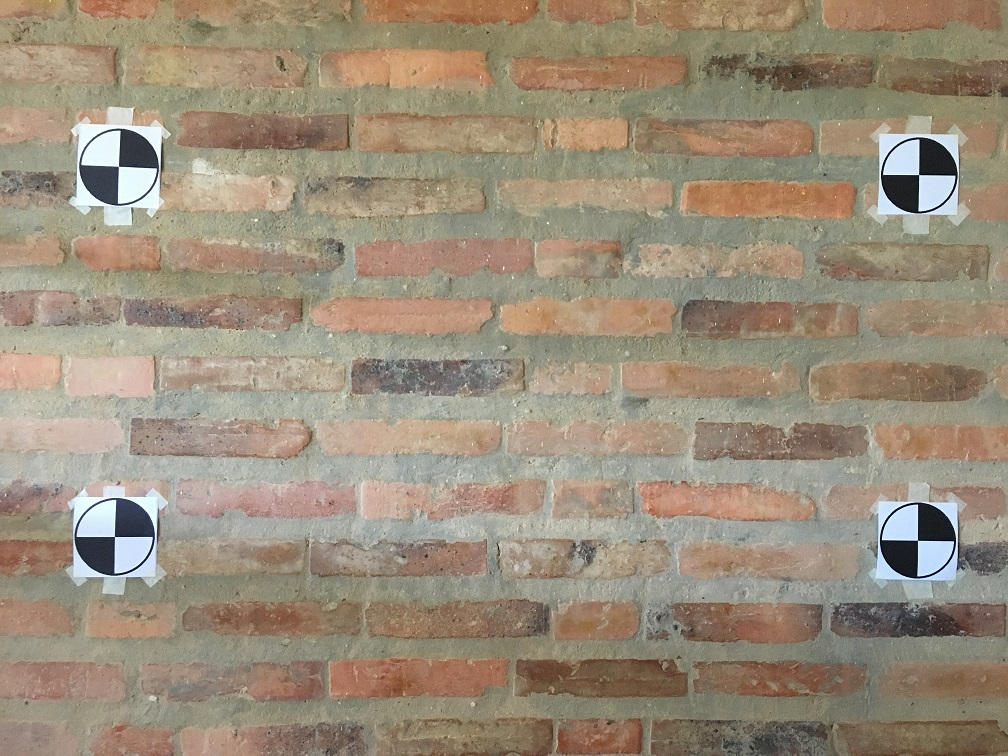
#> input picture input_images/ps3-2-a_base.jpg, 1008 x 756 px
$ python AugReality4.py
#> lines starting #> are read from the running program, lines starting #| are printed output that depends on the picture; after the words box and inside, x2 and y2 are one past the last pixel; in counts of white or black regions, pixels touching at a corner belong together
import cv2
import numpy as np
from sklearn.cluster import KMeans
import matplotlib.pyplot as plt

# image = cv2.imread('template_markers.png')
image = cv2.imread('ps3-2-a_base.jpg')
#> image is the input picture: shape (756, 1008, 3); mean B, G, R 122.5, 141.7, 154.7
# image = cv2.imread('ps3-2-d_base.jpg')
# image = cv2.imread('ps3-2-e_base.jpg')
# image = cv2.imread('ps3-3-a_base.jpg')

gray = cv2.cvtColor(image, cv2.COLOR_BGR2GRAY)
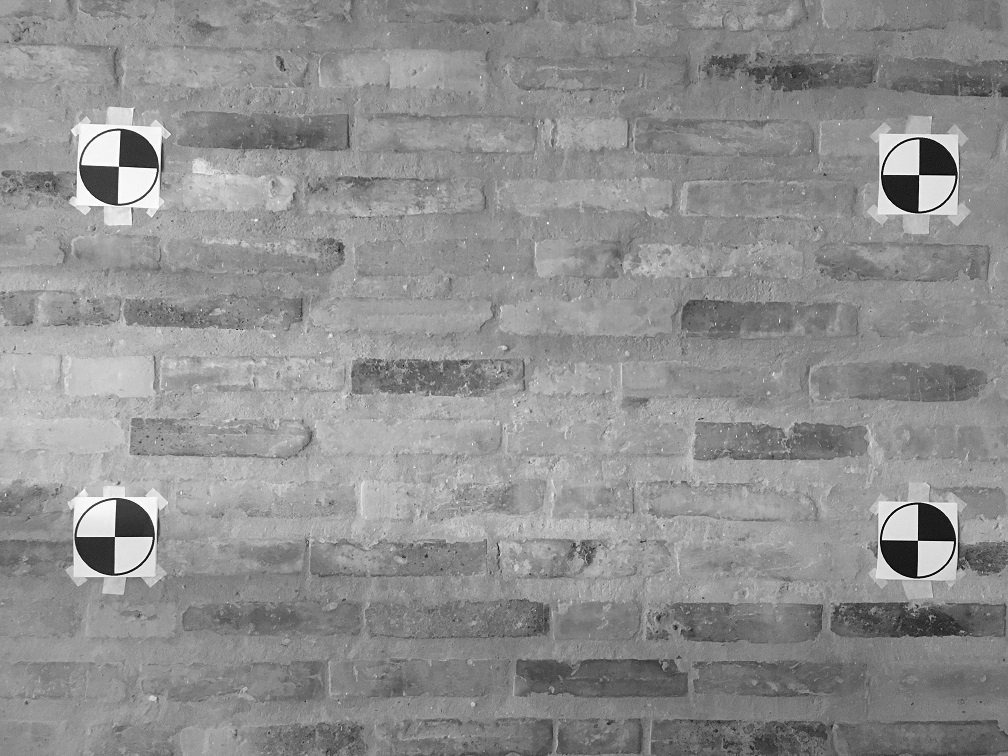
#> gray: shape (756, 1008); min 1, max 255, mean 143.4

# dst_focused = cv2.cornerHarris(gray, 2, 3, 0.04)
dst_focused = cv2.cornerHarris(gray, 9, 19, 0.07)
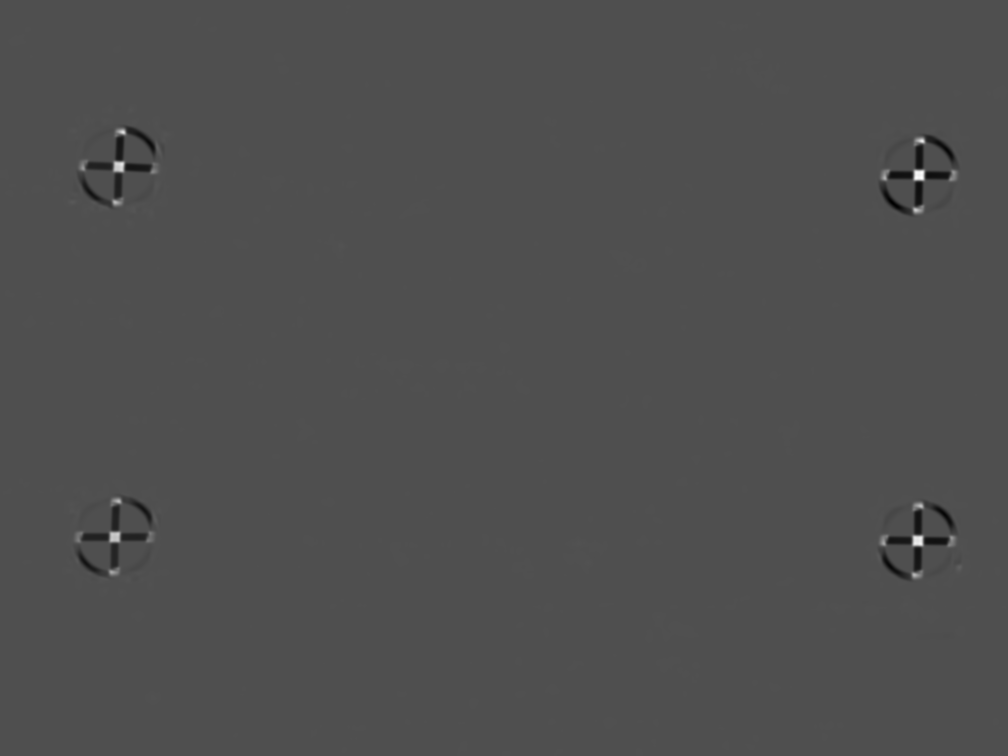
#> dst_focused: shape (756, 1008) float32; min -2.04e+15, max 4.46e+15, mean -4.98e+12; drawn with min black and max white
dst_focused_dilated = cv2.dilate(dst_focused, None)

focused_corners_threshold = dst_focused_dilated > 0.05 * dst_focused_dilated.max()
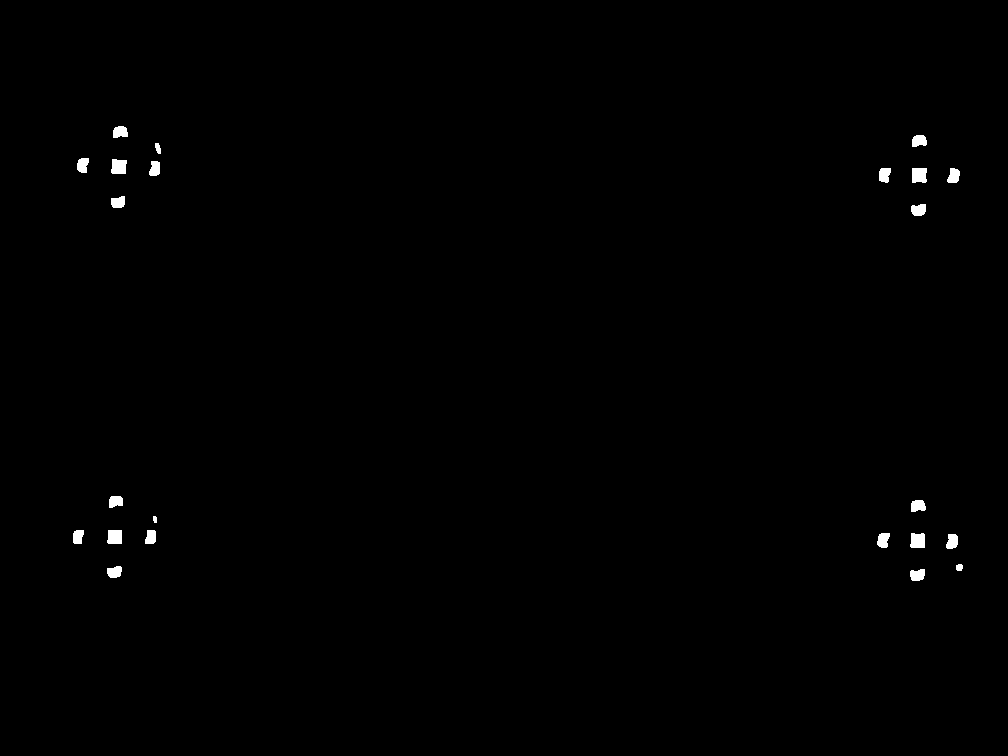
#> focused_corners_threshold: shape (756, 1008) bool; 0.43% white; 23 white regions, largest, box (x1, y1, x2, y2) and area: (912, 168, 927, 183) 212, (111, 159, 127, 174) 209, (910, 533, 925, 548) 206

y_focused, x_focused = np.nonzero(focused_corners_threshold)
#> y_focused = 3267 values from 126 to 580; x_focused = 3267 values, max 962 at index 2939, min 73 at index 2054, mean 524.9
focused_corners = np.float32(list(zip(x_focused, y_focused)))
#> focused_corners = 3267 pairs, first value 73 to 962, second value 126 to 580

kmeans_focused = KMeans(n_clusters=4, random_state=42).fit(focused_corners)
focused_cluster_centers = kmeans_focused.cluster_centers_
#> focused_cluster_centers = [[918.7, 175], [115.8, 536], [120.5, 165.1], [919.3, 541.6]]

image_with_dots = image.copy()
for centroid in focused_cluster_centers:
    cv2.circle(image_with_dots, (int(centroid[0]), int(centroid[1])), 5, (0, 0, 255), -1)
#> this loop made 4 passes
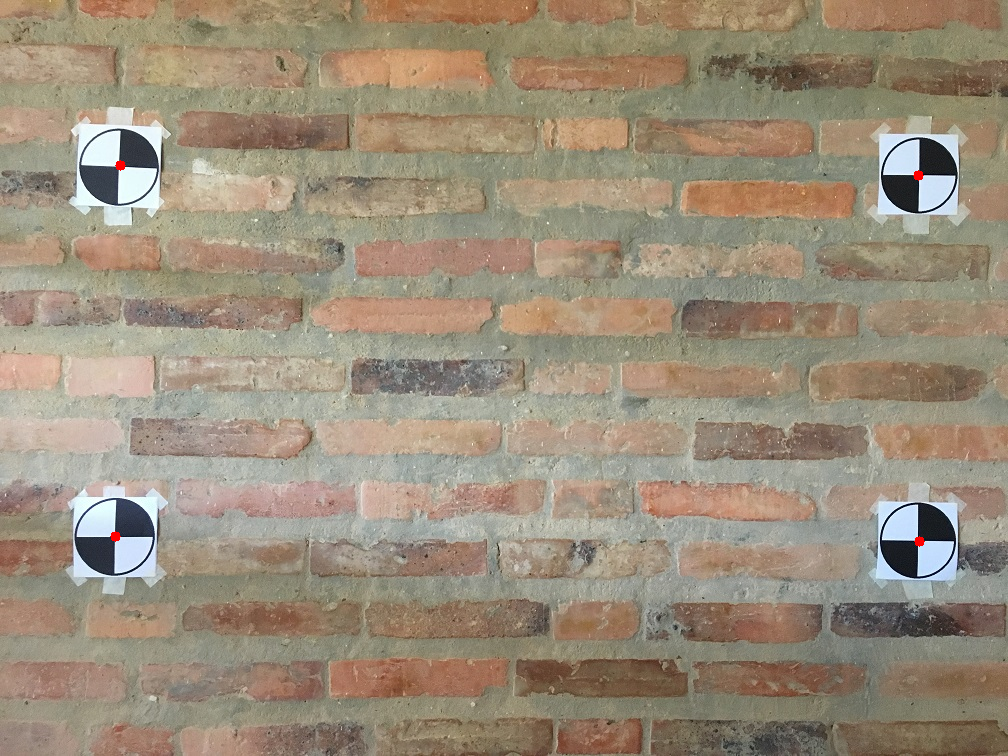
#> image_with_dots: shape (756, 1008, 3); 0.04% of pixels changed, all inside (x1, y1, x2, y2) = (110, 160, 925, 547)

plt.figure(figsize=(10, 10))
plt.imshow(cv2.cvtColor(image_with_dots, cv2.COLOR_BGR2RGB))
plt.title('Overlay of Centroids as Red Dots')
plt.axis('off')
plt.show()

$ run again, with input_images/ps3-2-d_base.jpg copied over input_images/ps3-2-a_base.jpg
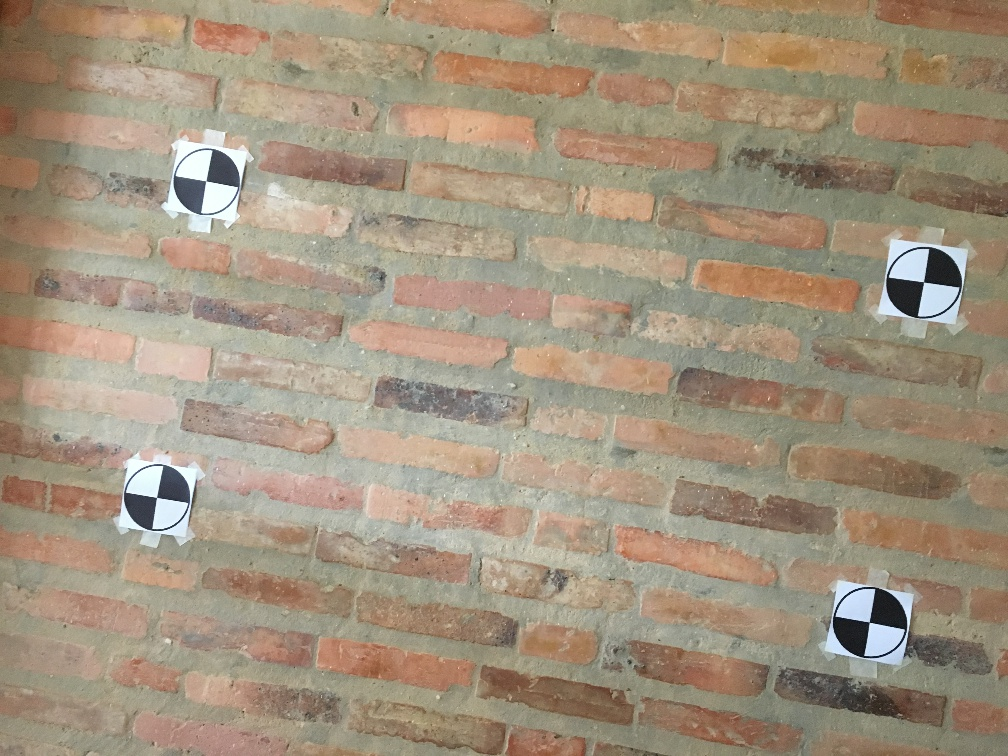
#> input picture input_images/ps3-2-d_base.jpg, 1008 x 756 px
#> image is the input picture: shape (756, 1008, 3); mean B, G, R 125.8, 146.4, 161.4
#> `focused_corners_threshold = dst_focused_dilated > 0.05 * dst_focused_d..`:
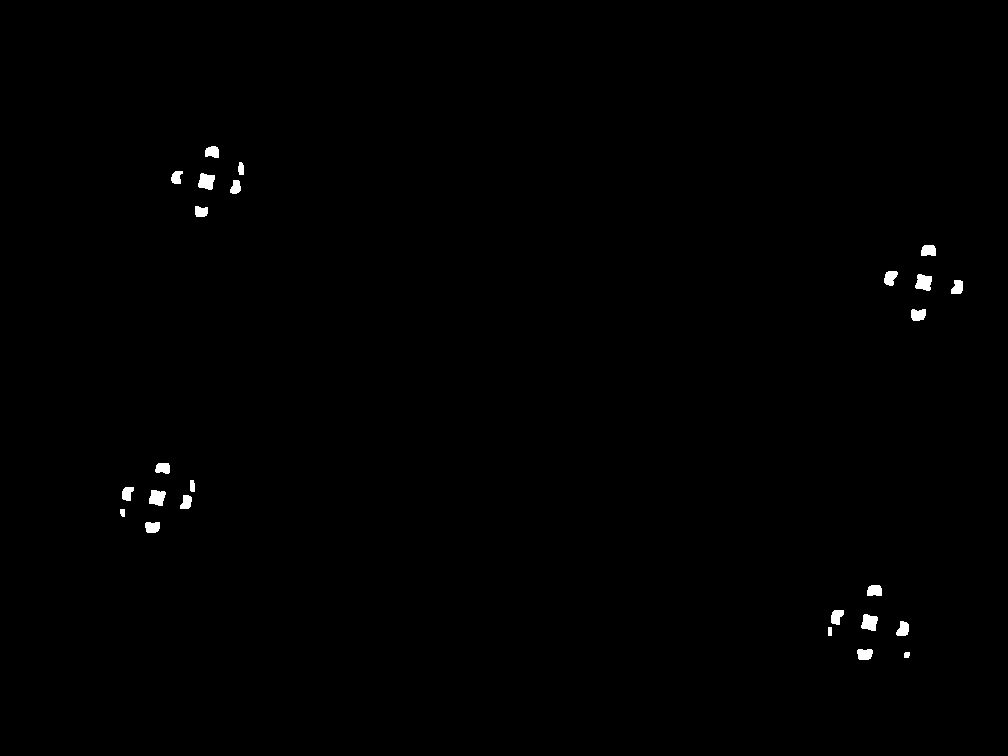
#> focused_corners_threshold: shape (756, 1008) bool; 0.43% white; 25 white regions, largest, box (x1, y1, x2, y2) and area: (915, 274, 932, 291) 218, (198, 173, 215, 190) 215, (861, 614, 878, 631) 215
#> y_focused = 3300 values from 146 to 659; x_focused = 3300 values, max 962 at index 1161, min 120 at index 2242, mean 546.1
#> focused_corners = 3300 pairs, first value 120 to 962, second value 146 to 659
#> focused_cluster_centers = [[922.6, 282.3], [157.6, 497.4], [209.2, 179.7], [869, 623.9]]
#> the loop `for centroid in focused_cluster_centers:` made 4 passes
#> after the loop `for centroid in focused_cluster_centers:`:
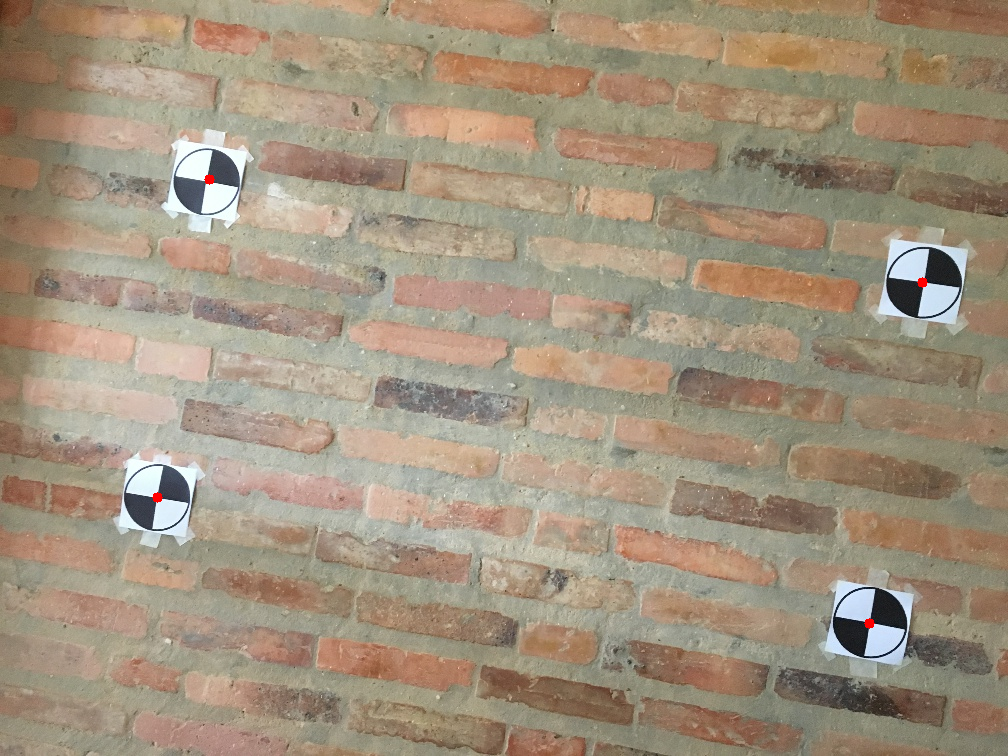
#> image_with_dots: shape (756, 1008, 3); 0.04% of pixels changed, all inside (x1, y1, x2, y2) = (152, 174, 928, 629)

$ run again, with input_images/ps3-2-e_base.jpg copied over input_images/ps3-2-a_base.jpg
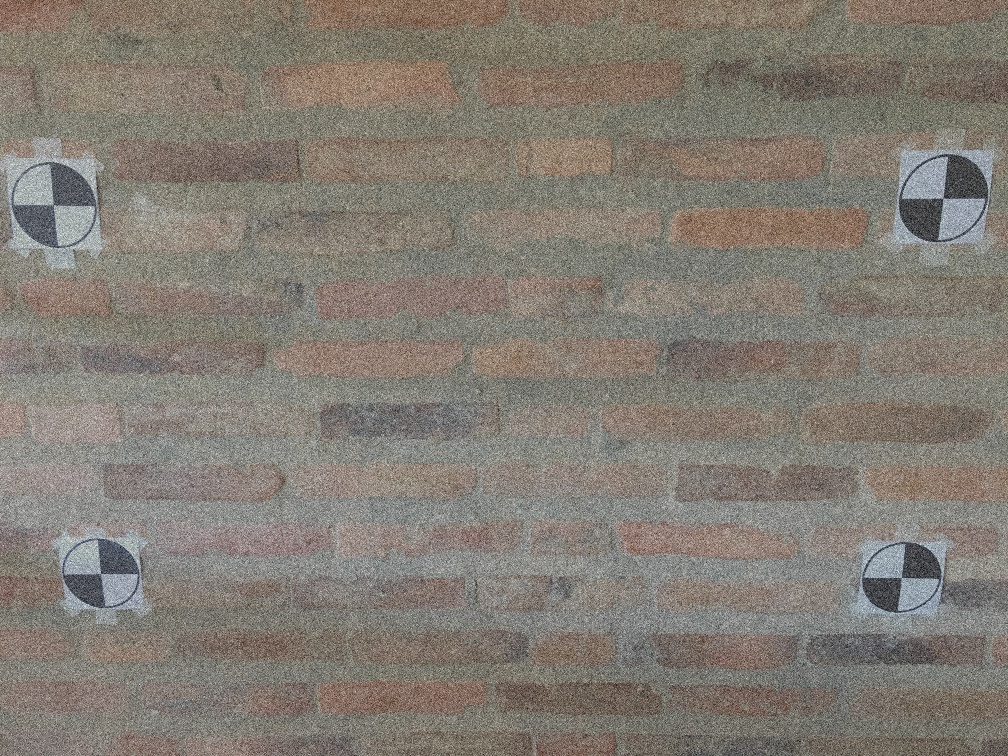
#> input picture input_images/ps3-2-e_base.jpg, 1008 x 756 px
#> image is the input picture: shape (756, 1008, 3); mean B, G, R 116.1, 124.7, 131.1
#> `focused_corners_threshold = dst_focused_dilated > 0.05 * dst_focused_d..`:
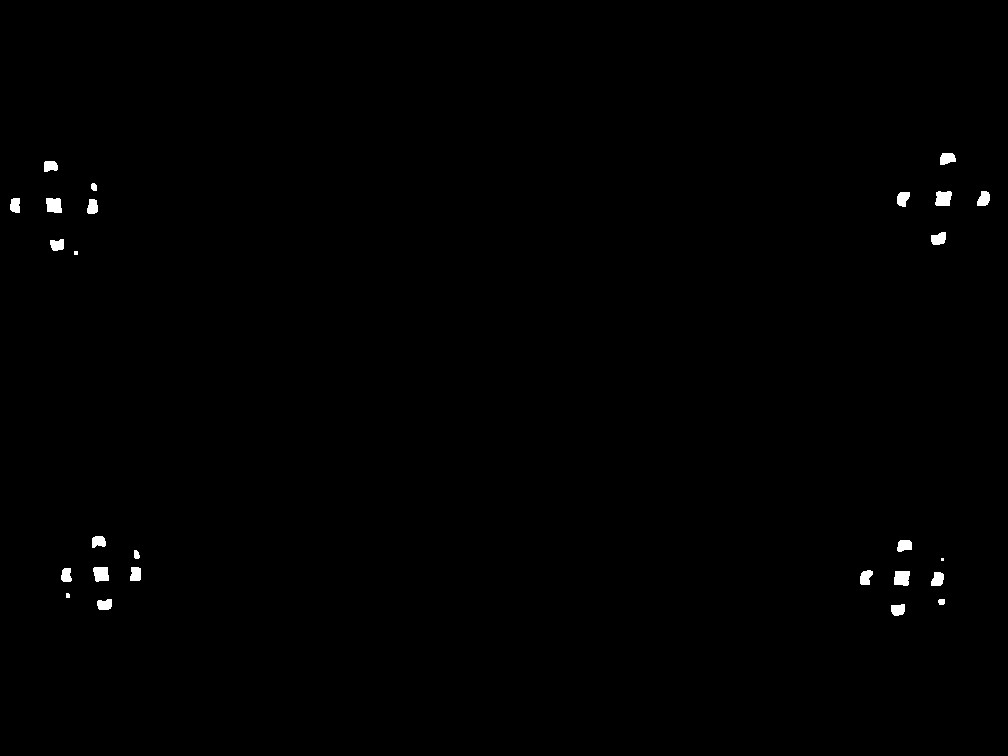
#> focused_corners_threshold: shape (756, 1008) bool; 0.43% white; 26 white regions (3 under 20 px), largest, box (x1, y1, x2, y2) and area: (935, 191, 952, 206) 216, (894, 571, 910, 586) 213, (46, 198, 62, 213) 210
#> y_focused = 3283 values from 153 to 615; x_focused = 3283 values, max 989 at index 443, min 10 at index 949, mean 508
#> focused_corners = 3283 pairs, first value 10 to 989, second value 153 to 615
#> focused_cluster_centers = [[56.24, 205.5], [903.4, 578.2], [942.9, 198.4], [102.6, 573.1]]
#> the loop `for centroid in focused_cluster_centers:` made 4 passes
#> after the loop `for centroid in focused_cluster_centers:`:
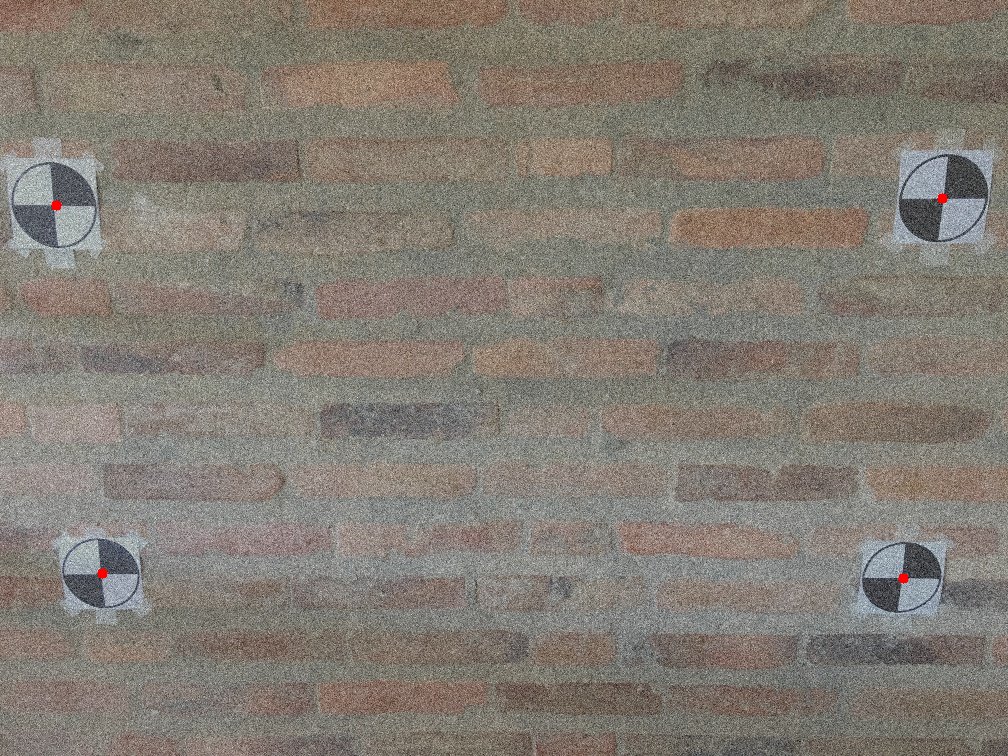
#> image_with_dots: shape (756, 1008, 3); 0.04% of pixels changed, all inside (x1, y1, x2, y2) = (51, 193, 948, 584)
